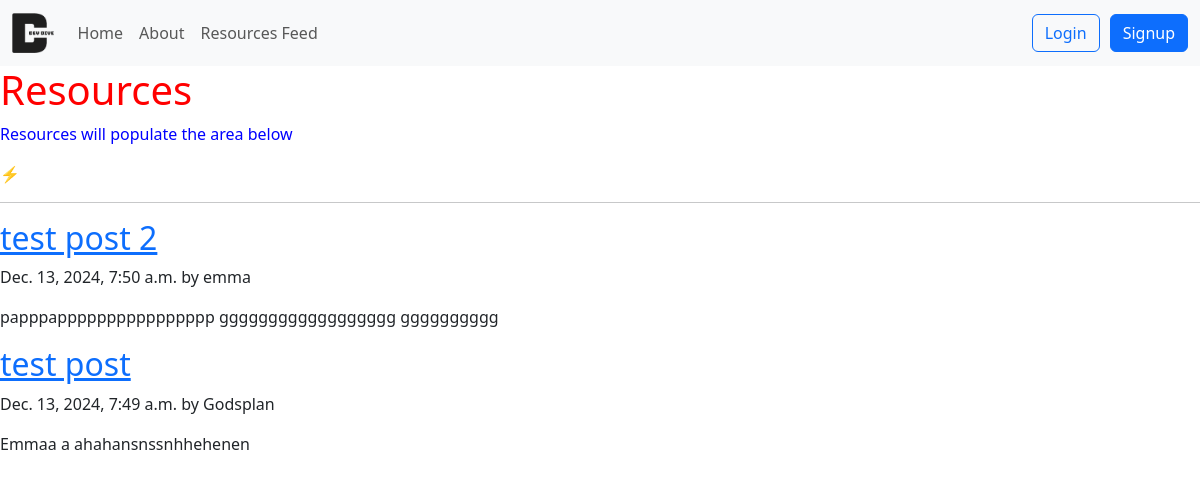
The app's page /posts/, older data.
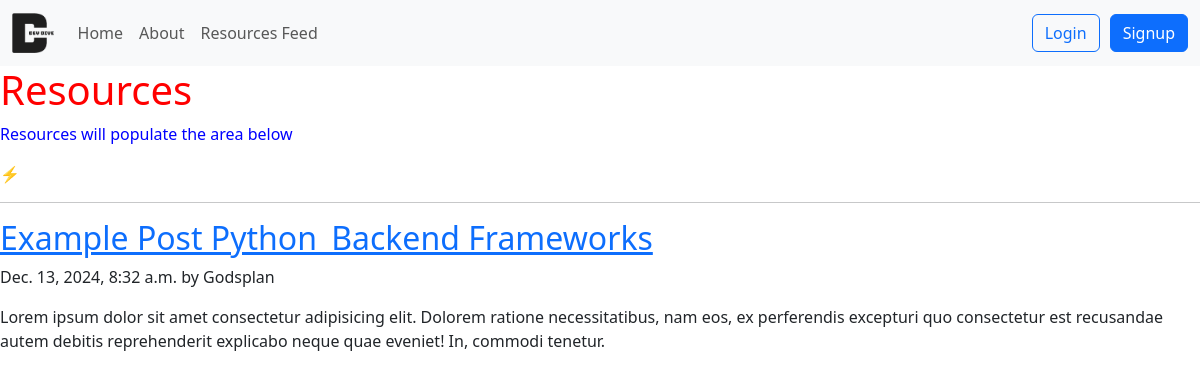
The same page, newer data.
### posts/models.py (models this page shows, shortened)
class post(models.Model):
    title = models.CharField(max_length=75)
    body = models.TextField()
    slug = models.SlugField()
    date = models.DateTimeField(auto_now_add=True)
    banner = models.ImageField(default='fallback.png', blank=True)
    author = models.ForeignKey(User, on_delete=models.CASCADE, default=None)

### posts/views.py (the view)
def posts_list(request):
    posts = post.objects.all().order_by('-date')
    return render(request, 'posts/posts_list.html', {'posts':posts})

### posts/templates/posts/posts_list.html (shortened to what this page needs)
{% extends "layout.html" %}
{% block content %}
    <section>
        <h1 style="color: red;">Resources</h1>
        <p style="color: blue;">Resources will populate the area below</p>
        <p style="color: blue;">⚡</p>
        <hr>
        {% for post in posts %}
            <article class="flex-container">
                <h2>
                    <a href="{% url 'posts:page' slug=post.slug %}">
                        {{ post.title}}
                    </a>
                </h2>
                <p>{{ post.date }} by {{ post.author }}</p>
                <p>{{ post.body }}</p>
            </article>
        {% endfor %}
    </section>
{% endblock %}

Row changes from the older to the newer data that the page shows:
removed post: title "test post 2", date "Dec. 13, 2024, 7:50 a.m.", author "emma", body "papppapppppppppppppppp gggggggggggggggggg gggggggggg"
removed post: title "test post", date "Dec. 13, 2024, 7:49 a.m.", author "Godsplan", body "Emmaa a ahahansnssnhhehenen"
added post: title "Example Post Python_Backend Frameworks", date "Dec. 13, 2024, 8:32 a.m.", author "Godsplan", body "Lorem ipsum dolor sit amet consectetur adipisicing elit. Dolorem ratione necessitatibus, nam eos, ex perferendis excepturi quo consectetur est recusandae autem debitis reprehenderit explicabo neque quae eveniet! In, commodi tenetur."
